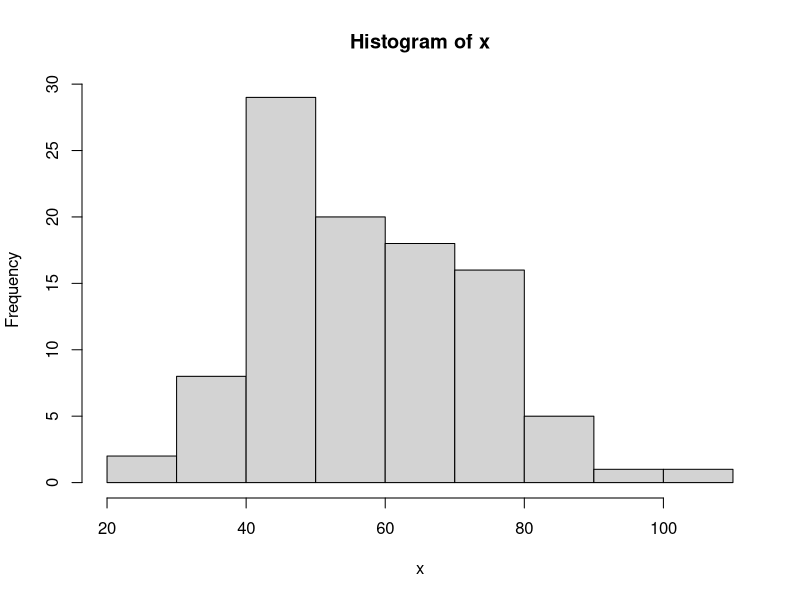
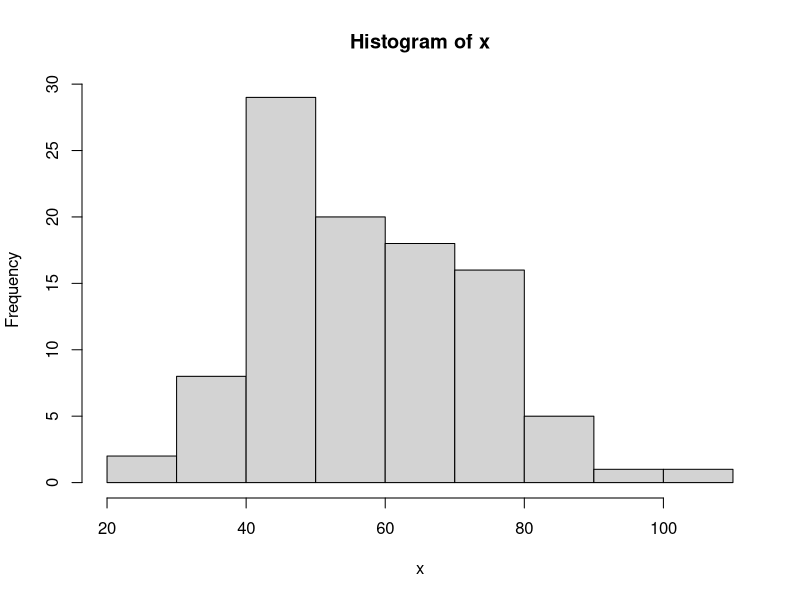

R code for these plots, in order: (Note: this script raises an error after producing the figures.)
#iimbg

#vectors ----
(x = rnorm(100, mean=60,sd=15))
x[ seq(1,100,2)]
hist(x)
hist(x, breaks=10)
hist(x, breaks=c(10,40,80,100))
plot(x)
plot(density(x))

#matrices
(data = round(rnorm(24, mean=40,sd=3)))
trunc(34.6)
floor(c(15.4, 15.7, -15.4))
trunc(c(15.4, 15.7, -15.4))
ceiling(c(15.4, 15.7, -15.4))
round(c(15.4, 15.7, -15.4))
data
(m1 = matrix(data, nrow=4))
(m2 = matrix(data, nrow=4, byrow=T))
m1
m2
colSums(m1)
rowSums(m1)
colMeans(m1)
rowMeans(m1)
m1[,c(1,4)]
m1[c(3,2),c(1,4)]

#DF
mtcars
str(mtcars)
summary(mtcars)
df = mtcars
names(df)
?mtcars
df$cyl = factor(df$cyl)
str(df)
df[,c('cyl','vs','am','gear','carb')] = lapply(df[,c('cyl','vs','am','gear','carb')], factor)
str(df)
summary(df)
table(df$cyl)
barplot(table(df$cyl), col=1:3)
pie(table(df$cyl), col=1:3)

table(df$gear, df$am, dnn=c('gear','am'))
table(df$gear, df$am, df$cyl, dnn=c('gear','am', 'cyl'))
?aggregate()
aggregate(cbind(mpg , wt) ~ cyl, data = df, mean)
aggregate(cbind(mpg , wt) ~ cyl + gear, data = df, mean)
#mean mpg & wt for each gear and cyl type

#factors
#without order
set.seed(1234)
(gender = sample(c('M','F'), size=100000, replace=T, prob=c(.7,.3)))
table(gender)
prop.table(table(gender))
barplot(table(gender))
pie(table(gender))

#grades
set.seed(1234)
(grades = sample(c('E','G','S','P'), size=100000, replace=T, prob=c(.4,.3,.2,.1)))
table(grades)
prop.table(table(grades))
pie(table(grades))
barplot(table(grades))
grades2 = factor(grades, ordered=T, levels =c('E','G','S','P'))
str(grades2)
barplot(table(grades2))


#dplyr----
library(dplyr)
df
#ggplots
ggplot(df, aes(x=wt, y= mpg)) +geom_point(aes(color = am, size = hp, shape = gear))
?mtcars
ggplot(df, aes(x=cyl, y=gear)) +geom_bar(stat='identity')

df%>% group_by(cyl, gear) %>% summarise(CNT =n())
ggplot(df%>%group_by(cyl,gear) %>% summarise(CNT=n()),aes(x=cyl, y=CNT, fill=gear)) + geom_bar(stat='identity', position=position_dodge2(.7))
ggplot(df%>%group_by(cyl,gear) %>% summarise(CNT=n()),aes(x=cyl, y=CNT, fill=gear)) + geom_bar(stat='identity', position=position_dodge2(.7)) +geom_text(aes(label=CNT)) + facet_grid(carb ~ am, scale ='free')


ggplot(df, aes(x=gear, y= mpg, fill = gear)) + geom_boxplot()
ggplot(df, aes(x=gear, y= mpg, fill = gear)) + geom_boxplot() + facet_grid(~cyl)
